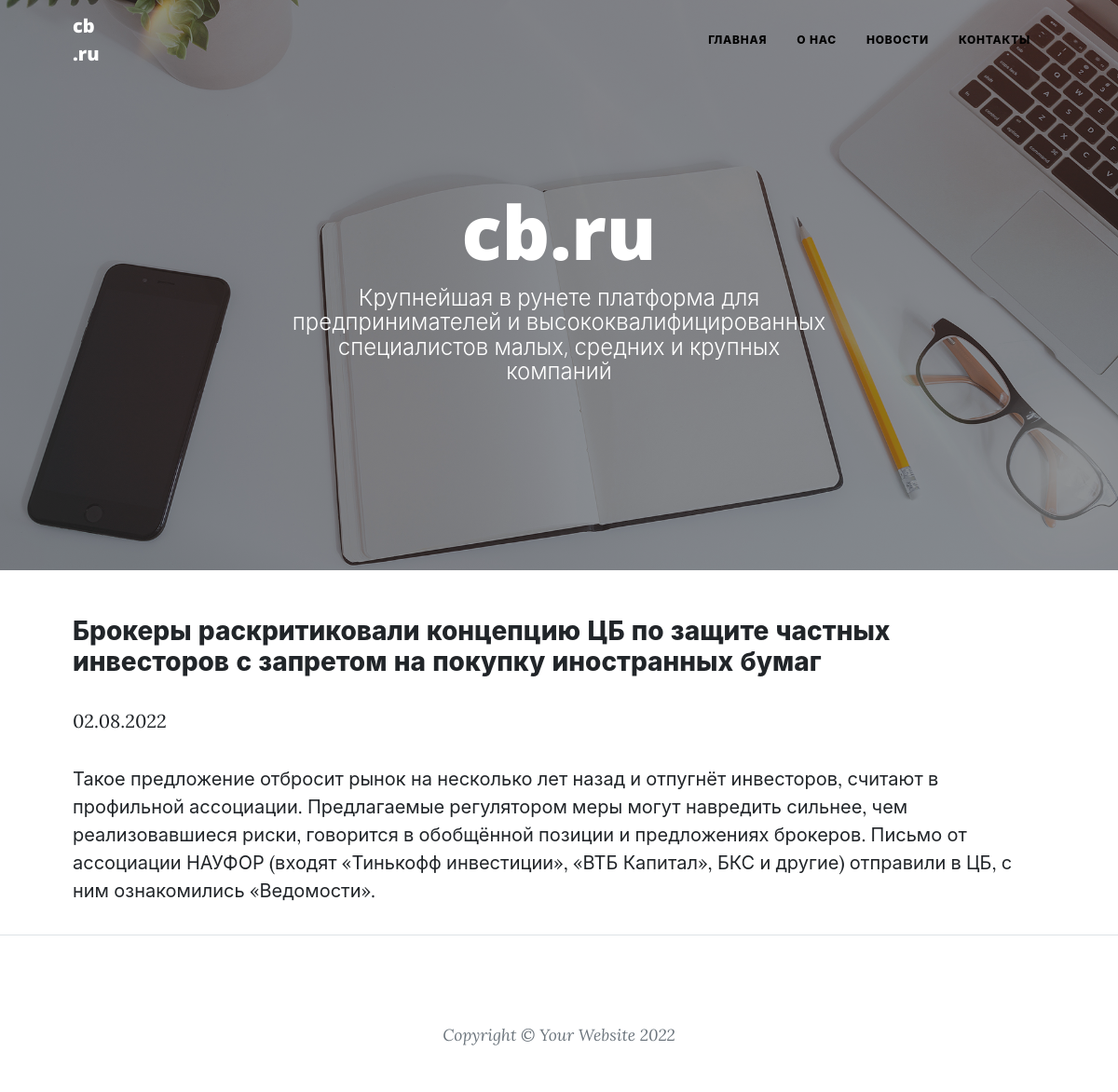
The app's page /news/13 with its own data.
### News/models.py (models this page shows, shortened)
class Post(models.Model):
    news = 'NE'
    article = 'AR'
    TYPE_ITEM = [
        (news, 'Новости'),
        (article, 'Статья')
    ]
    author = models.ForeignKey('Author',
                               on_delete=models.CASCADE,
                               db_column='author',
                               related_name='posts')
    type = models.CharField(max_length=2,
                            choices=TYPE_ITEM,
                            default=news)
    date = models.DateField(auto_now_add=True, db_column='date')
    category = models.ManyToManyField('Category', through='PostCategory', db_column='category')
    title = models.CharField(default='', max_length=128, db_column='header')
    text = models.TextField(db_column='text')
    _post_rating = models.SmallIntegerField(default=0, db_column='rating')
    @property
    def post_rating(self):
        return self._post_rating

### News/views.py (the view)
# urls.py: path('<int:id>', NewsDetail.as_view(), name='news'),
class NewsDetail(DetailView):
    model = Post
    template_name = 'news/news.html'
    context_object_name = 'news'
    pk_url_kwarg = 'id'

### News/templatetags/custom_filters.py (called while the page is built)
@register.filter(name='censor')
def censor(value: str, censored_words=CENSOR_WORD) -> str:
    for word in map(lambda x: x.lower(), censored_words):
        value = value.replace(word, f'{word[0]}{"*" * (len(word) - 1)}')
    for word in map(lambda x: x.capitalize(), censored_words):
        value = value.replace(word, f'{word[0]}{"*" * (len(word) - 1)}')
    return value

### templates/news/news.html (shortened to what this page needs)
{% extends 'flatpages/default.html' %}
{% load custom_filters %}
{% block content %}
<h3> {{ news.title|censor}}</h3>
<div>
    <p>{{ news.date|date:'d.m.Y'}}</p>
</div>
<div>
    <p>{{ news.text|censor }}</p>
</div>
{% endblock content %}

### records on screen
Post: title|censor "Брокеры раскритиковали концепцию ЦБ по защите частных инвесторов с запретом на покупку иностранных бумаг", date "02.08.2022", text|censor "Такое предложение отбросит рынок на несколько лет назад и отпугнёт инвесторов, считают в профильной ассоциации. Предлагаемые регулятором меры могут навредить сильнее, чем реализовавшиеся риски, говорится в обобщённой позиции и предложениях брокеров. Письмо от ассоциации НАУФОР (входят «Тинькофф инвестиции», «ВТБ Капитал», БКС и другие) отправили в ЦБ, с ним ознакомились «Ведомости»."
